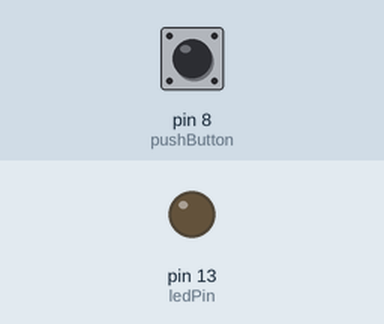
A sketch run on a simulated Arduino Uno, built with avr-gcc and run on an emulated ATmega328P. Parts: output pins drawn as LEDs (lit = HIGH). The inputs (shaded band) are chosen by the test bench; at power-on: pin 8 (pushButton) HIGH.

Above: at 1.2 s.
1.3 s: pin 8 (pushButton) pulled LOW for 0.15 s
At 1.8 s:
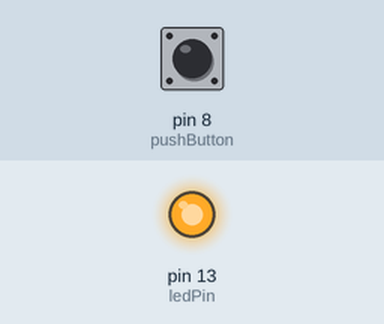
2.9 s: pin 8 (pushButton) pulled LOW for 1 s
At 4.2 s:
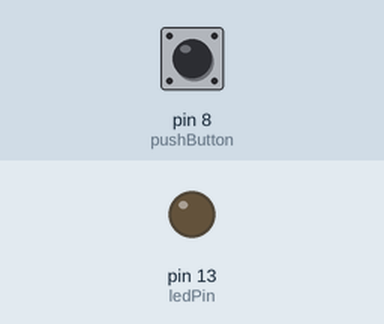
5.4 s: pin 8 (pushButton) pulled LOW for 3.2 s
At 6.1 s:
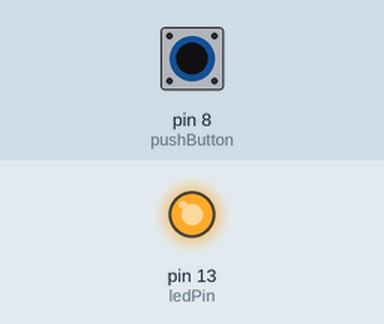
Timing chart, 0 to 8.4 s (numbered marks = the images above; inputs shaded):
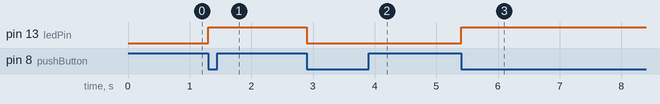

The sketch:

Exercise2.2a.ino.ino
```cpp
int ledPin = 13;
int pushButton = 8;
volatile int ledState;
void setup() {
  pinMode(pushButton, INPUT_PULLUP);
  pinMode(ledPin, OUTPUT);

  PCICR |= (1 << PCIE0);
  PCMSK0 |= (1 << PCINT0);
  sei();
}
ISR(PCINT0_vect) {
  if (digitalRead(8) == LOW) {
    ledState = !ledState;
    digitalWrite(ledPin, ledState);
  }
}
void loop() {
  // empty
}
```

Exercise2.1b.ino.ino
```cpp
#include <avr/io.h>
#include <avr/interrupt.h>
#include <util/delay.h>

ISR (INT0_vect){
  PORTB ^= (1 << PB5 );

}
int main(void) {
  DDRB |= (1 << PB5); // Pin B as output
  DDRD &= ~(1 << PD2);

  PORTD |= (1 << PD2); // Pull up

//iNTERRUPT eNAbled
  EIMSK |= (1 << INT0);
// FALLING edge triggring
  EICRA |= (1 << ISC01);
  EICRA &= ~(1 << ISC00);

  EIFR |= (1 << INTF0); // Manually clearing the flag
  sei();

  while (1) {
  // put your main code here, to run repeatedly:
}

}
```

Measured:
- after the input at 1.3 s, pin 13 (ledPin): LOW → HIGH at once
- after the input at 2.9 s, pin 13 (ledPin): HIGH → LOW at once
- after the input at 5.4 s, pin 13 (ledPin): LOW → HIGH at once
